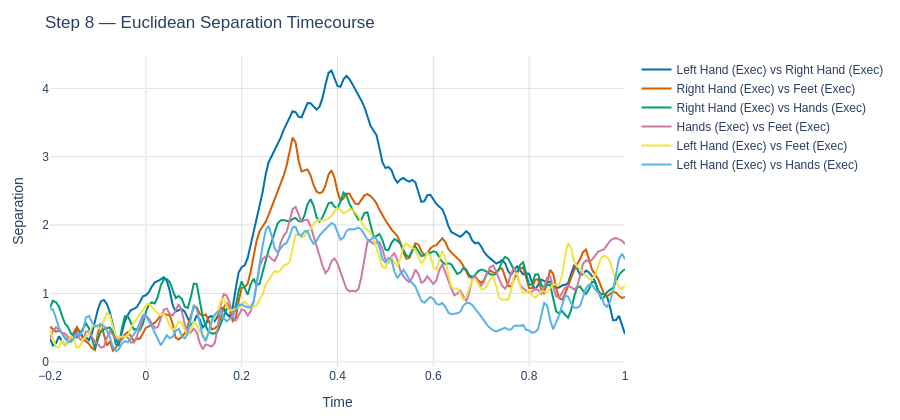

Write notebook code for a chart like this one.
### Code cell
# 2. Plot BOTH separation metrics using our new helper for readable labels!
fig_euc = plot_trajectory_separation(
    separation=format_pair_keys(sep_timecourses["centroid"], LABEL_NAMES),
    times=time_axis,
    title='Step 8 — Euclidean Separation Timecourse'
)

fig_euc.show()

### Figure 1 — Plotly figure (JSON) as saved in the notebook; plotly's stock layout.template omitted (floating-point values rounded to 4 significant figures; data arrays with more than 128 entries replaced by an {"elided": "..."} marker saying what was removed)
{"data": [{"mode": "lines", "name": "Left Hand (Exec) vs Right Hand (Exec)", "type": "scatter", "x": {"elided": "193 float values"}, "y": {"elided": "193 float values"}}, {"mode": "lines", "name": "Right Hand (Exec) vs Feet (Exec)", "type": "scatter", "x": {"elided": "193 float values"}, "y": {"elided": "193 float values"}}, {"mode": "lines", "name": "Right Hand (Exec) vs Hands (Exec)", "type": "scatter", "x": {"elided": "193 float values"}, "y": {"elided": "193 float values"}}, {"mode": "lines", "name": "Hands (Exec) vs Feet (Exec)", "type": "scatter", "x": {"elided": "193 float values"}, "y": {"elided": "193 float values"}}, {"mode": "lines", "name": "Left Hand (Exec) vs Feet (Exec)", "type": "scatter", "x": {"elided": "193 float values"}, "y": {"elided": "193 float values"}}, {"mode": "lines", "name": "Left Hand (Exec) vs Hands (Exec)", "type": "scatter", "x": {"elided": "193 float values"}, "y": {"elided": "193 float values"}}], "layout": {"height": 420, "margin": {"b": 50, "l": 50, "r": 40, "t": 55}, "title": {"text": "Step 8 — Euclidean Separation Timecourse"}, "xaxis": {"title": {"text": "Time"}}, "yaxis": {"title": {"text": "Separation"}}}}
